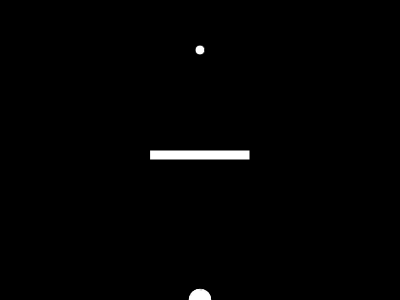
Frame 1 (no input)
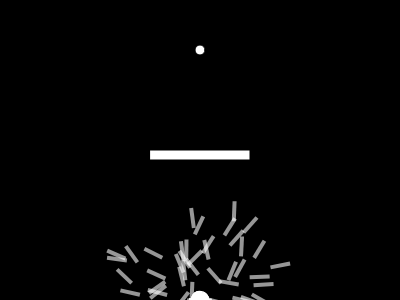
Frame 60 (no input)
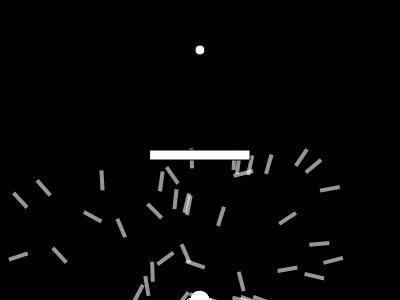
Frame 120 (the mouse pressed at the canvas centre since frame 60)

The p5.js sketch that drew these frames (run headless with seeded random() and noise() and a simulated clock; from frame 60 on, the mouse is pressed at the canvas centre):

// p5.js sketch
// ── sketch.js
var lifespan = 200;
var population;
var count = 0;
var lifeP;
var target;
var rx = 150;
var ry = 150;
var rw = 100;
var rh = 10;

function setup() {
  createCanvas(400, 300);
  population = new Population();
  lifeP = createP();
  target = createVector(width / 2, 50);

}

function draw() {
  background(0);
  population.run();
  lifeP.html(count);
  count++;
  if (count == lifespan) {
    population.evaluate();
    population.selection();
    count = 0;
  }

  ellipse(target.x, target.y, 10, 10);
  rect(rx, ry, rw, rh);
}

// ── dna.js
function DNA(genes) {
  if (genes) {
    this.genes = genes;
  } else {
    this.genes = [];
    for (var i = 0; i < lifespan; i++) {
      this.genes[i] = p5.Vector.random2D();
      this.genes[i].setMag(0.1);
    }
  }

  this.crossover = function(partner) {
    var newgenes = [];
    for (var i = 0; i < this.genes.length; i++) {
      if (i % 2 > 0) {
        newgenes[i] = this.genes[i];
      } else {
        newgenes[i] = partner.genes[i];
      }
    }
    return new DNA(newgenes);
  };

  this.mutation = function() {
    for (var i = 0; i < this.genes.length; i++) {
      if (random(1) < 0.01) {
        this.genes[i] = p5.Vector.random2D();
        this.genes[i].setMag(0.1);
      }
    }
  };

}

// ── population.js
function Population() {
  this.rockets = [];
  this.popsize = 100;
  this.matingPool = [];

  for (var i = 0; i < this.popsize; i++) {
    this.rockets[i] = new Rocket();
  }

  this.evaluate = function() {
    var maxfit = 0;
    for (var i = 0; i < this.rockets.length; i++) {
      this.rockets[i].calcFitness();
      if (this.rockets[i].fitness > maxfit) {
        maxfit = this.rockets[i].fitness;
      }
    }
    for (i = 0; i < this.rockets.length; i++) {
      this.rockets[i].fitness /= maxfit;
    }
    this.matingPool = [];
    for (i = 0; i < this.rockets.length; i++) {
      var n = this.rockets[i].fitness * 100;
      for (var j = 0; j < n; j++) {
        this.matingPool.push(this.rockets[i]);
      }
    }
    createP(maxfit);
  };

  this.selection = function() {
    var newRockets = [];
    for (var i = 0; i < this.rockets.length; i++) {
      var parentA = random(this.matingPool);
      var parentB = random(this.matingPool);
      var child = parentA.dna.crossover(parentB.dna);
      child.mutation();
      newRockets[i] = new Rocket(child);
    }
    this.rockets = newRockets;
  };

  this.run = function() {
    for (var i = 0; i < this.rockets.length; i++) {
      this.rockets[i].update();
      this.rockets[i].show();
    }
  };

}

// ── rocket.js
function Rocket(dna) {
  this.pos = createVector(width / 2, height);
  this.vel = p5.Vector.random2D();
  this.acc = createVector();
  if (dna) {
    this.dna = dna;
  } else {
    this.dna = new DNA();
  }
  this.fitness = 0;
  this.completed = false;
  this.crashed = false;

  this.applyForce = function(force) {
    this.acc.add(force);
  };

  this.update = function() {
    var d = dist(this.pos.x, this.pos.y, target.x, target.y);
    if (d < 10) {
      this.completed = true;
      this.pos = target.copy();
    }
    if ((this.pos.x > rx && this.pos.x < rx + rw && this.pos.y > ry && this.pos.y < ry + rh) || this.pos.x < 0 || this.pos.x > width || this.pos.y < 0 || this.pos.y > height) {
      this.crashed = true;
    }
    this.applyForce(this.dna.genes[count]);
    if (!this.completed && !this.crashed) {
      this.vel.add(this.acc);
      this.pos.add(this.vel);
      this.acc.mult(0);
    }

  };

  this.calcFitness = function() {
    var d = dist(this.pos.x, this.pos.y, target.x, target.y);
    this.fitness = map(d, 0, width, width, 0);
    if (this.completed) {
      this.fitness *= 10;
    }
    if (this.crashed) {
      this.fitness = 1;
    }
  };

  this.show = function() {
    push();
    noStroke();
    fill(255, 150);
    translate(this.pos.x, this.pos.y);
    rotate(this.vel.heading());
    rectMode(CENTER);
    rect(0, 0, 20, 4);
    pop();
  };

}
